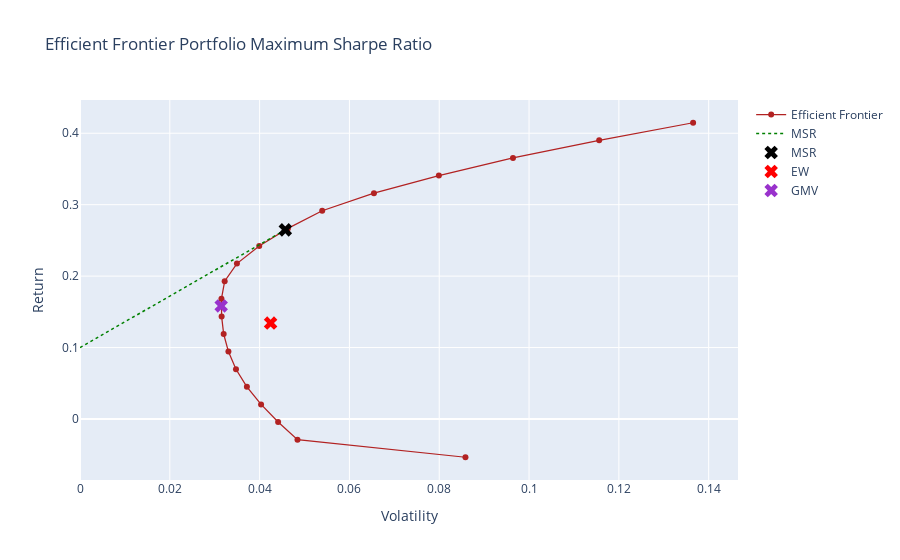

The code cell stored with this chart in its notebook:
### Markdown cell above
## GMV

### Code cell
# Visualización
erk.plot_ef(n_points = 20, 
            expected_returns = df_er, 
            covmat = df_cov, 
            title='Efficient Frontier Portfolio Maximum Sharpe Ratio', 
            show_cml=True, 
            risk_free_rate=0.1,
            show_ew=True,
            show_gmv=True)

### Figure 1 — Plotly figure (JSON) as saved in the notebook; plotly's stock layout.template omitted (floating-point values rounded to 4 significant figures)
{"data": [{"hovertemplate": "%{y:.5f}", "line": {"color": "firebrick", "width": 1.25}, "mode": "lines+markers", "name": "Efficient Frontier", "type": "scatter", "x": [0.08584, 0.04843, 0.04412, 0.04033, 0.03717, 0.03473, 0.03305, 0.03199, 0.03154, 0.0315, 0.03222, 0.03495, 0.03991, 0.0463, 0.05394, 0.06546, 0.07992, 0.09642, 0.1156, 0.1365], "y": [-0.05355, -0.02891, -0.004266, 0.02038, 0.04502, 0.06967, 0.09431, 0.119, 0.1436, 0.1682, 0.1929, 0.2175, 0.2422, 0.2668, 0.2915, 0.3161, 0.3408, 0.3654, 0.39, 0.4147]}, {"hovertemplate": "%{y:.5f}", "line": {"color": "green", "dash": "dot", "width": 1.5}, "mode": "lines", "name": "MSR", "type": "scatter", "x": [0, 0.04572], "y": [0.1, 0.2647]}, {"hovertemplate": "%{y:.5f}", "marker": {"color": "black", "size": 12, "symbol": "x"}, "mode": "markers", "name": "MSR", "type": "scatter", "x": [0.04572], "y": [0.2647]}, {"hovertemplate": "%{y:.5f}", "marker": {"color": "red", "opacity": 1, "size": 12, "symbol": "x"}, "mode": "markers", "name": "EW", "type": "scatter", "x": [0.04244], "y": [0.1343]}, {"hovertemplate": "%{y:.5f}", "marker": {"color": "darkorchid", "opacity": 1, "size": 12, "symbol": "x"}, "mode": "markers", "name": "GMV", "type": "scatter", "x": [0.03144], "y": [0.1583]}], "layout": {"hoverdistance": 200, "hovermode": "x unified", "spikedistance": 200, "title": {"text": "Efficient Frontier Portfolio Maximum Sharpe Ratio"}, "transition": {"duration": 500}, "xaxis": {"range": [0, 0.1465], "showspikes": true, "spikecolor": "#999999", "spikemode": "across", "spikethickness": 2, "title": {"text": "Volatility"}}, "yaxis": {"tickprefix": "", "title": {"text": "Return"}}}}
